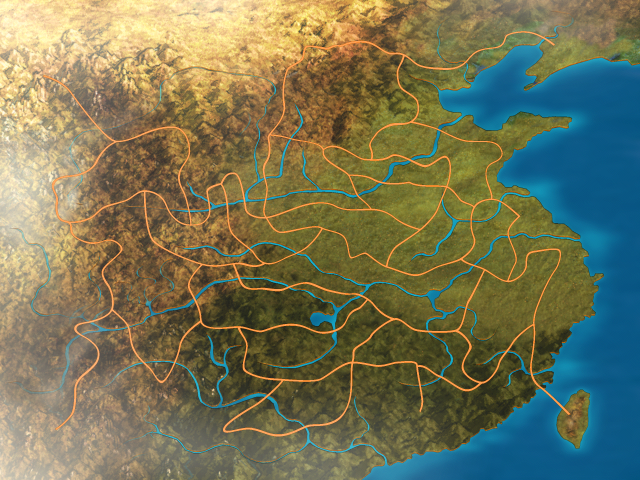
#> input picture game/web/assets/map/chinamap.png, 1280 x 960 px, found by its file name (shown at 1/2 size)
$ python conv_webp.py
#> lines starting #> are read from the running program, lines starting #| are printed output that depends on the picture
# -*- coding: utf-8 -*-
"""CHINAMAP.png -> webp 多档体积/质量对比。

不缩放（保 1280x960），不用 jpeg（海上渐变更容易出色带）。
输出到 work/map_orig/webp_try/，并打印体积 + 与源图的最大/中位误差 + 平滑海域色阶数。
"""
import os, sys
import numpy as np
from PIL import Image

SRC = r'F:\sanguo\export\png\SHAPE\MAP\CHINAMAP.png'
OUT = r'F:\sanguo\work\map_orig\webp_try'

im = Image.open(SRC)
#> im is the input picture: PIL image 1280x960 RGBA; mean R, G, B, A 117.2, 117.7, 88.1, 255
print('src', im.size, im.mode)
#| src (1280, 960) RGBA
a = np.asarray(im.convert('RGBA'))
alpha = a[:, :, 3]
#> alpha: shape (960, 1280); every value is 255
print('alpha min/max', alpha.min(), alpha.max(), 'opaque%%=%.2f' % (100.0 * (alpha == 255).mean()))
#| alpha min/max 255 255 opaque%=100.00
rgb = Image.fromarray(a[:, :, :3], 'RGB')
os.makedirs(OUT, exist_ok=True)


def band_score(img, box):
    """平滑海域的色阶数（越多越平滑；色带会造成平台/断层）。"""
    c = np.asarray(img.crop(box).convert('RGB')).astype(np.int16)
    g = c.mean(axis=2)
    return dict(uniq=int(len(np.unique(c.reshape(-1, 3), axis=0))),
                uniq_luma=int(len(np.unique(np.round(g)))),
                p1=float(np.percentile(g, 1)), p99=float(np.percentile(g, 99)))


SEA = (880, 380, 1180, 620)   # 东海大片平滑渐变
for q in (85, 82, 78, 72, 65):
    for method in ('photo',):
        p = os.path.join(OUT, 'chinamap_q%d.webp' % q)
        rgb.save(p, 'WEBP', quality=q, method=6)
        kb = os.path.getsize(p) / 1024
        d = np.abs(np.asarray(rgb, np.int16) - np.asarray(Image.open(p).convert('RGB'), np.int16))
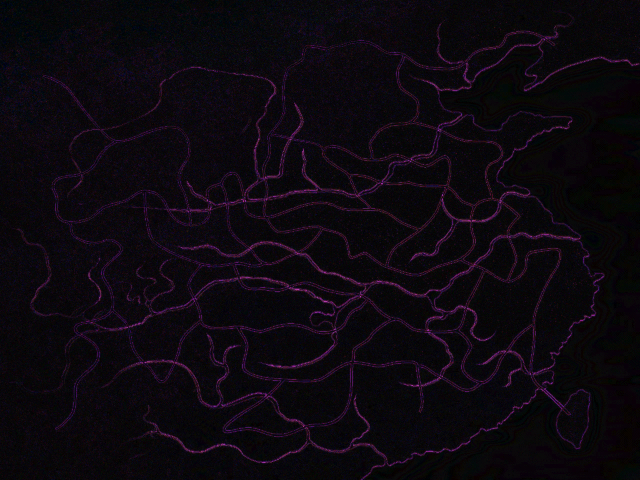
#> d: shape (960, 1280, 3) int16 (shown at 1/2 size); mean R, G, B 5.1, 3.2, 5.6; drawn with min black and max white
        print('q%-3d %-6s %8.1f KB  err max=%3d med=%.2f  sea_uniq=%4d luma_steps=%3d' % (
            q, method, kb, d.max(), np.median(d), band_score(Image.open(p), SEA)['uniq'],
            band_score(Image.open(p), SEA)['uniq_luma']))
#> in band_score, `c = np.asarray(img.crop(box).convert('RGB')).astype(np.int16)`:
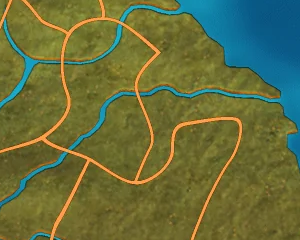
#> c: shape (240, 300, 3) int16; mean R, G, B 102.7, 110.2, 61.1
#> in band_score, `g = c.mean(axis=2)`:
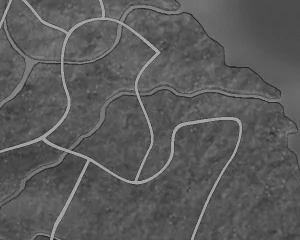
#> g: shape (240, 300) float64; min 32.67, max 177.3, mean 91.3
#| q85  photo     234.3 KB  err max= 98 med=3.00  sea_uniq=14968 luma_steps=145
